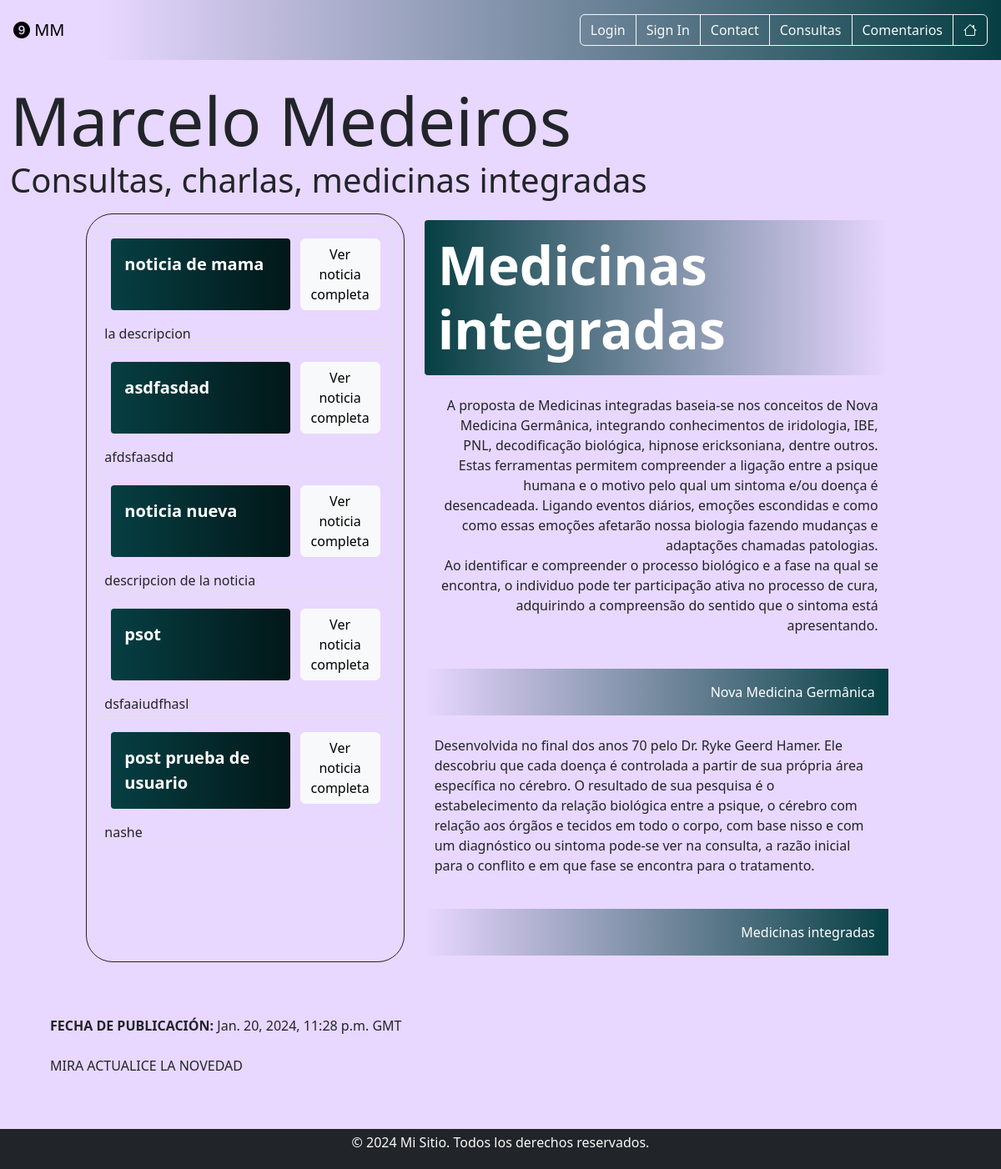
The page / on the database its author committed.
### base/models.py (models this page shows, shortened)
class Post(models.Model):
    title = models.CharField(max_length=200)
    user = models.ForeignKey(User, null=True, on_delete=models.SET_NULL)
    short_description = models.CharField(max_length=600)
    text = models.TextField()
    updated = models.DateTimeField(auto_now = True)
    created = models.DateTimeField(auto_now_add = True)

class NOVEDADES(models.Model):
    text=models.TextField(null=True)
    user=models.ForeignKey(User, null=True, on_delete=models.SET_NULL)
    updated = models.DateTimeField(auto_now = True)
    created = models.DateTimeField(auto_now_add = True)

### base/views.py (the view)
# urls.py: path('', views.home),
def home(request):
    total_posts = Post.objects.count()
    posts = Post.objects.order_by('-created')[:5]
    total_novedades = NOVEDADES.objects.count()
    novedades = NOVEDADES.objects.order_by('-created')[:1]
    return render(request, 'home.html', {'novedades': novedades, 'total_novedades': total_novedades, 'posts': posts, 'total_posts': total_posts})

### templates/home.html (shortened to what this page needs)
{% extends "layouts/main.html" %}
{% block content %}
<div class="display-1">
    Marcelo Medeiros
</div>
<div class="display-6">
    Consultas, charlas, medicinas integradas
</div>
<div class="row container-fluid justify-content-center p-3 row">
    <div class="col-4 p-2 border border-dark rounded-5 mx-2" style="background: #e8d7ff;">
        {% for p in posts %}
        <div class="border justify-content-center m-1 rounded-1">
            <div class="row m-3">
                <div class="col-8 p-3 text-left text-white fs-5 fw-bold rounded-1"
                    style="background: rgb(6,63,67);
                    background: linear-gradient(90deg, rgba(6,63,67,1) 0%, rgba(2,23,24,1) 100%);">
                    {{ p.title }}
                </div>
                <div class="col-4 text-end justify-content-center">
                    <a class="btn btn-light" href="/post/{{p.id}}"> Ver noticia completa</a>
                </div>
            </div>
            <div class="col-12 px-2">{{p.short_description}}</div>
        </div>
        {% endfor %}
    </div>
    <div class="col-6 p-2 rounded-1 mx-2" style="background: #e8d7ff;">
        <div class="col-12 p-3 text-left text-white display-3 rounded-1 fw-bold"
        style="background: rgb(6,63,67);
        background: linear-gradient(90deg, rgba(6,63,67,1) 0%, rgba(232,215,255,1) 100%);">
        Medicinas integradas
        </div>
        <div class="container text-end">
            <br>
            <p class="">
                A proposta de Medicinas integradas baseia-se nos conceitos de Nova Medicina Germânica, integrando conhecimentos de iridologia, IBE, PNL, decodificação biológica, hipnose ericksoniana, dentre outros. Estas ferramentas permitem compreender a ligação entre a psique humana e o motivo pelo qual um sintoma e/ou doença é desencadeada. Ligando eventos diários, emoções escondidas e como como essas emoções afetarão nossa biologia fazendo mudanças e adaptações chamadas patologias.
                <br>
                Ao identificar e compreender o processo biológico e a fase na qual se encontra, o individuo pode ter participação ativa no processo de cura, adquirindo a compreensão do sentido que o sintoma está apresentando.
            </p>
            <br>
        </div>
        <div class="col-12 p-3 text-end text-white display-7" style="background: rgb(232,215,255); background: linear-gradient(90deg, rgba(232,215,255,1) 0%, rgba(6,63,67,1) 100%);">
            Nova Medicina Germânica
        </div>
        <div class="container">
            <br>
            <p class="">
                Desenvolvida no final dos anos 70 pelo Dr. Ryke Geerd Hamer. Ele descobriu que cada doença é controlada a partir de sua própria área específica no cérebro. O resultado de sua pesquisa é o estabelecimento da relação biológica entre a psique, o cérebro com relação aos órgãos e tecidos em todo o corpo, com base nisso e com um diagnóstico ou sintoma pode-se ver na consulta, a razão inicial para o conflito e em que fase se encontra para o tratamento.
            </p>
            <br>
        </div>
        <div class="col-12 p-3 text-end text-white display-7"
        style="background: rgb(232,215,255);
        background: linear-gradient(90deg, rgba(232,215,255,1) 0%, rgba(6,63,67,1) 100%);">
        Medicinas integradas</div>
    </div>
</div>
<div class="row justify-content-center p-5">
    {% for p in novedades %}
        <div>
            <p><b> FECHA DE PUBLICACIÓN:</b> {{p.created}} GMT <br><br> {{p.text}}</p>
        </div>
    {% endfor %}
</div>
{%endblock%}

### rows shown on the page
Post: title "noticia de mama", short_description "la descripcion"
Post: title "asdfasdad", short_description "afdsfaasdd"
Post: title "noticia nueva", short_description "descripcion de la noticia"
Post: title "psot", short_description "dsfaaiudfhasl"
Post: title "post prueba de usuario", short_description "nashe"
NOVEDADES: created "Jan. 20, 2024, 11:28 p.m.", text "MIRA ACTUALICE LA NOVEDAD"
